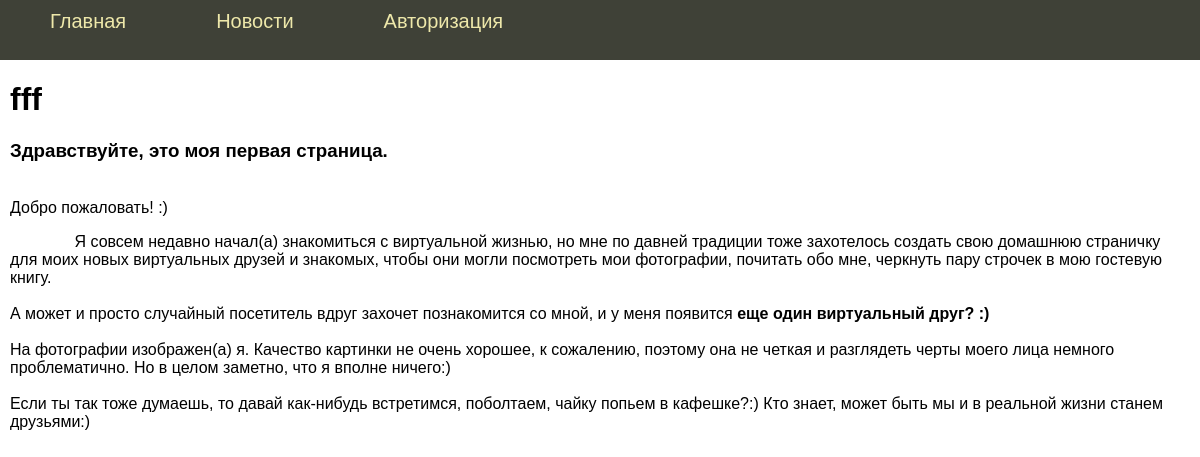
Page /post/ttt on the committed database.
### tables this page shows
CREATE TABLE mainmenu (
id integer PRIMARY KEY autoincrement,
title text NOT NULL,
url text NOT NULL
);

CREATE TABLE posts (
id integer PRIMARY KEY AUTOINCREMENT,
title text NOT NULL,
text text NOT NULL,
url text NOT NULL,
time integer NOT NULL
);

### flsite.py (the view)
@app.route("/post/<alias>")
def showPost(alias):
    db = get_db()
    dbase = FDataBase(db)
    title, post = dbase.getPost(alias)
    if not title:
        abort(404)
    return render_template('post.html', menu=dbase.getMenu(), title=title, post=post)

### FDataBase.py (called while the page is built)
    def getMenu(self):
        sql = '''SELECT * FROM mainmenu'''
        try:
            self.__cur.execute(sql)
            res = self.__cur.fetchall()
            if res:
                return res
        except:
            print("Ошибка чтения из БД")
        return []

    def getPost(self, alias):
        try:
            self.__cur.execute("SELECT title, text FROM posts WHERE url LIKE ? LIMIT 1", (alias,))
            res = self.__cur.fetchone()
            if res:
                return res
        except sqlite3.Error as e:
            print("Ошибка получения статьи из БД "+str(e))
        return (False, False)

### flsite.py (called while the page is built)
def connect_db():
    conn = sqlite3.connect(app.config['DATABASE'])
    conn.row_factory = sqlite3.Row
    return conn

def get_db():
    if not hasattr(g, 'link_db'):
        g.link_db = connect_db()
    return g.link_db

@app.before_request
def before_request():
    global dbase
    db = get_db()
    dbase = FDataBase(db)

### templates/post.html
{% extends 'base.html' %}
{% block content %}
{{ super() }}
{{ post | safe}}
{% endblock %}

### templates/base.html (shortened to what this page needs)
<!DOCTYPE html>
<html lang="ru">
<head>
<link type="text/css" href="{{ url_for('static', filename='css/styles.css')}}" rel="stylesheet" />
</head>
<body>
{% block content -%}
    {% block mainmenu %}
<ul class="mainmenu">
    {% for p in menu %}
    <li><a href="{{p.url}}">{{p.title}}</a></li>
    {% endfor %}
</ul>
    {% endblock mainmenu %}
<div class="content">
    {% if  title -%}
<h1>{{title}}</h1>
    {% else -%}
<h1>про Flask</h1>
    {% endif %}
{% endblock -%}
</body>
</html>

### static/css/styles.css (style rules this page uses)
html, body { font-family: 'Arial'; margin: 0; padding: auto; height: 100%; width: 100%; }
a { color: #0059b2; text-decoration: none; }
ul.mainmenu { list-style: none; background: #3f4137; height: 60px; margin: 0; padding: 0%; color: #fdc073; font-size: 20px; overflow: hidden; }
ul.mainmenu li { float: left; margin: 10px 40px 0 50px; }
ul.mainmenu li a { color: PaleGoldenRod;; text-decoration: none; }
div.content { margin: 10px; }

### rows in the picture
mainmenu: title "Главная"
mainmenu: title "Новости"
mainmenu: title "Авторизация"
posts: title "fff", text "Здравствуйте, это моя первая страница. Добро пожаловать! :) Я совсем недавно начал(а) знакомиться с виртуальной жизнью, но мне по давней традиции тоже захотелось создать свою домашнюю страничку для моих новых виртуальных друзей и знакомых, чтобы они могли посмотреть мои фотографии, почитать обо мне, черкнуть пару строчек в мою гостевую книгу. А может и просто случайный посетитель вдруг захочет познакомится со мной, и у меня появится еще один виртуальный друг? :) На фотографии изображен(а) я. Качество картинки не очень хорошее, к сожалению, поэтому она не четкая и разглядеть черты моего лица немного проблематично. Но в целом заметно, что я вполне ничего:) Если ты так тоже думаешь, то давай…"
